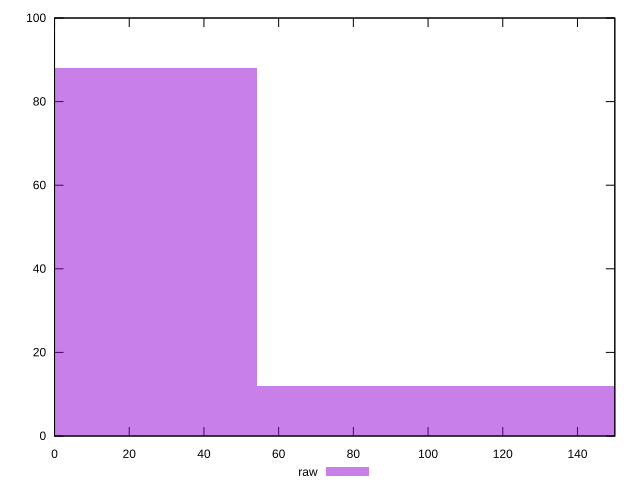

Here is the gnuplot script that generated this plot:
reset

$raw <<EOF
0 88
108.61118297166672 12
EOF

set key outside below
set boxwidth 108.61118297166672
set xrange [0:150]
set yrange [0:100]
set trange [0:100]
set style fill transparent solid 0.5 noborder
set terminal svg size 640, 490 enhanced background rgb 'white'
set output "report_00016_2021-02-10T13-31-48.338Z/unminified-css/samples/pages+cached/raw/histogram.svg"

plot $raw title "raw" with boxes

reset
